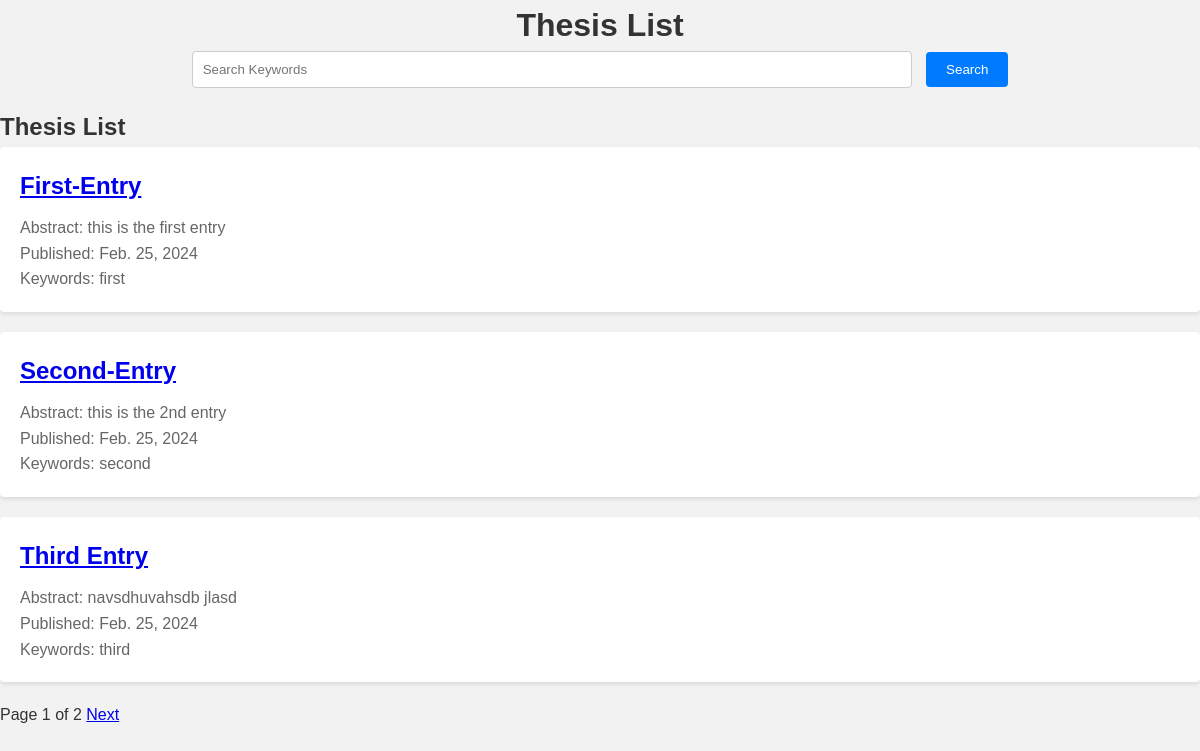
The app's page /thesis/, older data.
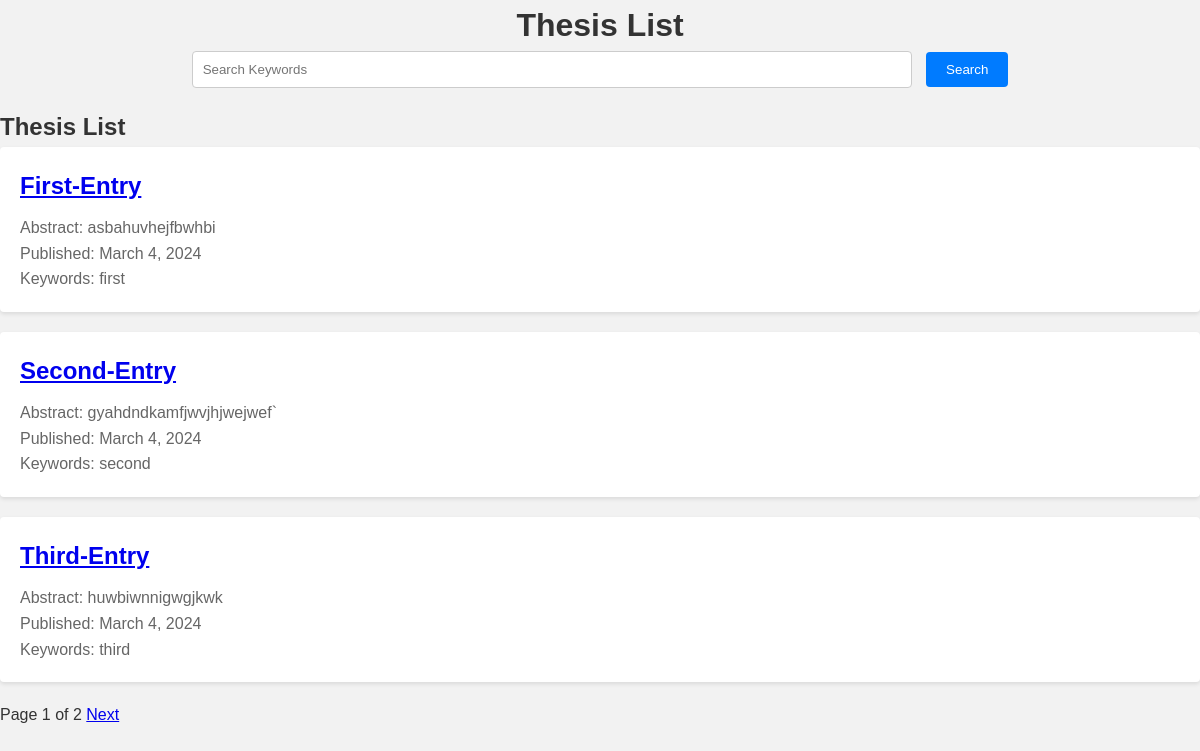
The same page, newer data.
### content/models.py (models this page shows, shortened)
class Thesis(models.Model):
    title = models.CharField(max_length=255)
    slug = models.SlugField(max_length=255, unique=True, blank=True
                            ,unique_for_date = "published_date")
    authors = models.CharField(max_length=100)
    abstract = models.TextField()
    body = models.TextField()
    panelist = models.CharField(max_length=100)
    advisors = models.CharField(max_length=255)
    department = models.CharField(max_length=100)
    defense_date = models.DateField()
    published_date = models.DateField(default=timezone.now)
    keywords = models.CharField(max_length=255)
    status = models.CharField(
        max_length=2,
        choices=[
            ("RJ", "Rejected"),
            ("PB", "Published"),
            ("UR", "Under Review"),
        ],
        default="UR"
    )
    class Meta:
        ordering = ['-published_date']
        indexes = [
            models.Index(fields=['-published_date'])
        ]
    def get_absolute_url(self):
        return reverse('content:thesis_details', args=[self.published_date.year, self.published_date.month,self.published_date.day,self.slug])

### content/views.py (the view)
# urls.py: path('', views.show_thesis, name='thesis_list'),
def show_thesis(request):
    theses_list = Thesis.objects.all()
    paginator = Paginator(theses_list, 3)
    page_number = request.GET.get('page', 1)
    theses = paginator.page(page_number)
    return render(request, 'inner_working/list.html', {'existing_data': theses})

### content/templates/inner_working/list.html (shortened to what this page needs)
{% load static %}
<!DOCTYPE html>
<html lang="en">
<head>
    <link rel="stylesheet" href="{% static 'css/style_base.css' %}">
</head>
<body>
    <div class="head_style">
        <h1>Thesis List</h1>
        <div class="search-container">
            <form action="{% url 'content:thesis_search' %}" method="get" onsubmit="return validateSearch()">
                <input type="text" name="q" placeholder="Search Keywords" value="{{ request.GET.q }}">
                <button type="submit">Search</button>
            </form>
        </div>
    </div>
    {% if not request.GET.q and existing_data %}
    <div class="existing-data">
        <h2>Thesis List</h2>
        {% for thesis in existing_data %}
            <div class="thesis-item">
                <h2><a href="{{thesis.get_absolute_url}}">{{ thesis.title }}</a></h2>
                <p>Abstract: {{thesis.abstract }}</p>
                <p>Published: {{ thesis.published_date }}</p>
                <p>Keywords: {{ thesis.keywords }}</p>
            </div>
        {% endfor %}
        {% include "paginator.html" with page=theses%}
    </div>
    {% endif %}
</body>
</html>

Row changes from the older to the newer data that the page shows:
changed Thesis "First-Entry": abstract "this is the first entry" → "asbahuvhejfbwhbi"; published_date "Feb. 25, 2024" → "March 4, 2024"
changed Thesis "Second-Entry": abstract "this is the 2nd entry" → "gyahdndkamfjwvjhjwejwef`"; published_date "Feb. 25, 2024" → "March 4, 2024"
changed Thesis "third": title "Third Entry" → "Third-Entry"; abstract "navsdhuvahsdb jlasd" → "huwbiwnnigwgjkwk"; published_date "Feb. 25, 2024" → "March 4, 2024"
